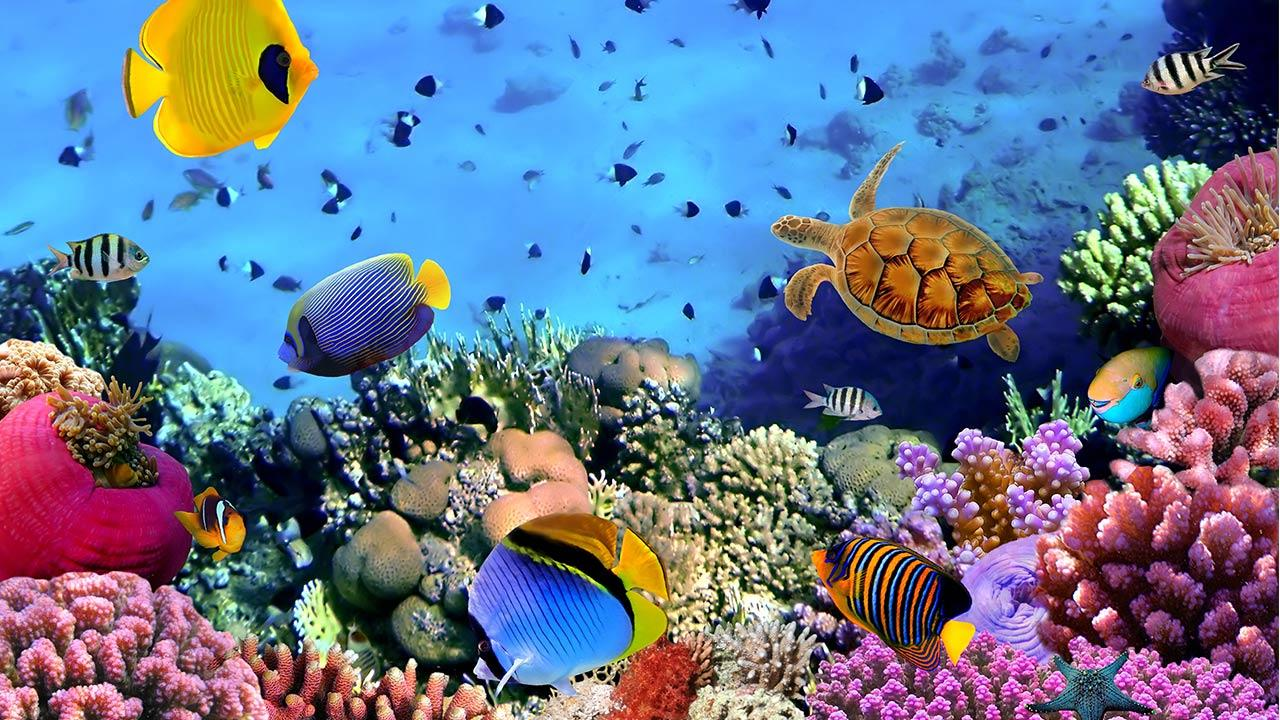
#> input picture 9º Período/Processamento Digital de Imagens/Transformacao/ImagemPeixes.jpg, 1280 x 720 px
$ python conv-numpy.py
#> lines starting #> are read from the running program, lines starting #| are printed output that depends on the picture
'''
Created on Jul 13, 2015
@author: kashefy
'''
import numpy as np
import cv2
import math

if __name__ == '__main__':

    x = cv2.imread('./ImagemPeixes.jpg', 0)
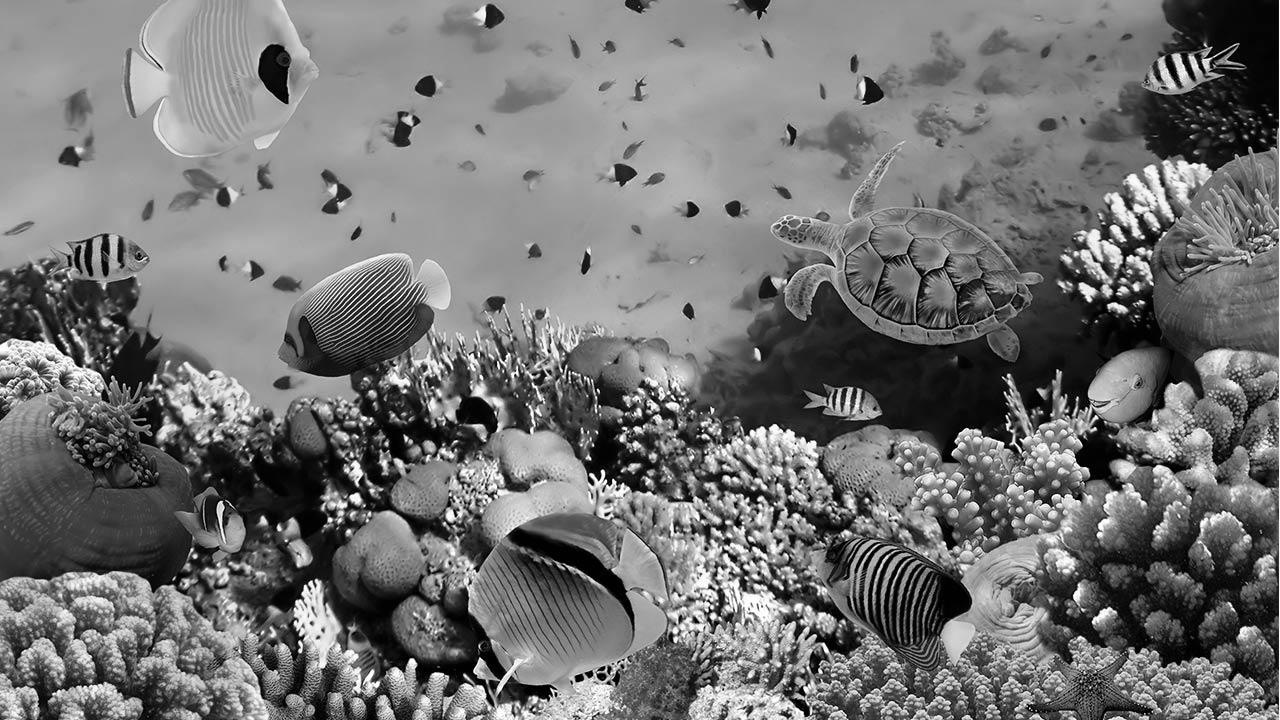
#> x: shape (720, 1280); min 0, max 255, mean 115.1

    cv2.namedWindow('image', cv2.WINDOW_AUTOSIZE)
    cv2.imshow('image',x)

    w_1 = np.array([[-1, -2, -1],
                    [0, 0, 0],
                    [1, 2, 1]])

    f1 = cv2.filter2D(x, -1, w_1)

    w_2 = np.array([[-1, 0, 1],
                    [-2, 0, 2],
                    [-1, 0, 1]])

    f2 = cv2.filter2D(x, -1, w_2)

    w_3 = np.array([[-2, -2, 0],
                    [-2, 0, 2],
                    [0, 2, 2]])

    f3 = cv2.filter2D(x, -1, w_3)
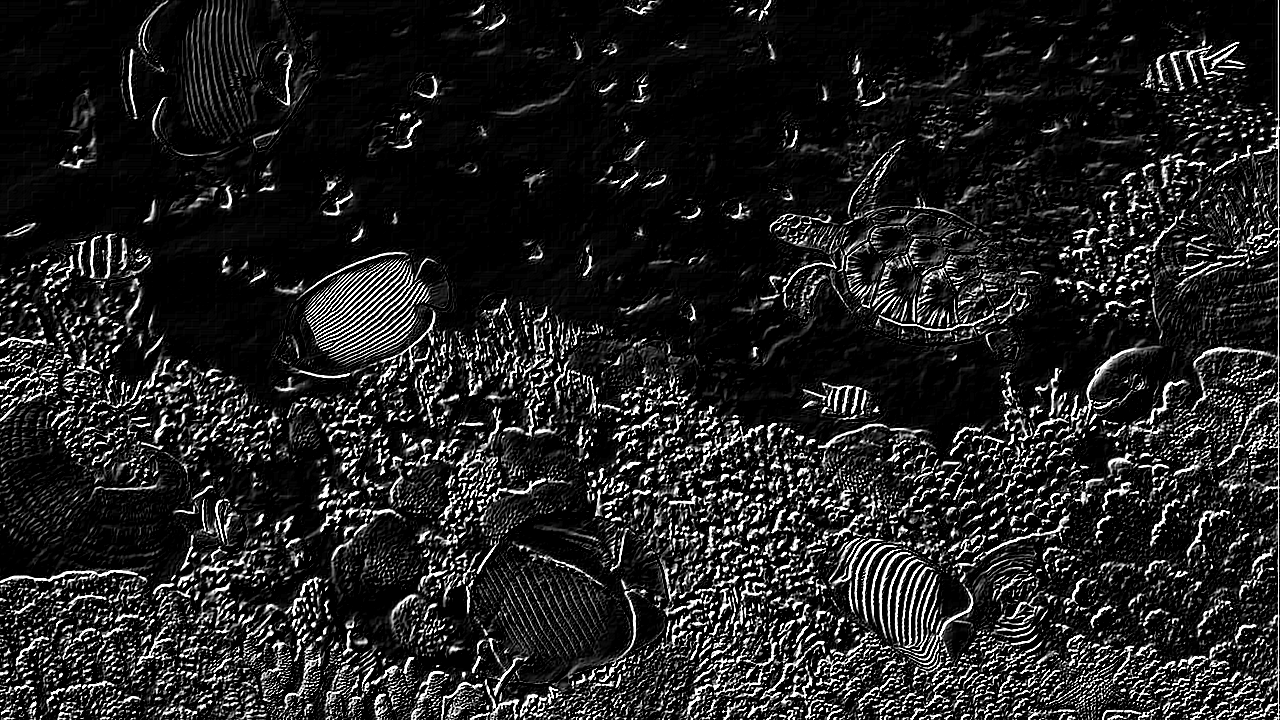
#> f3: shape (720, 1280); min 0, max 255, mean 34

    cv2.namedWindow('filtro1', cv2.WINDOW_AUTOSIZE)
    cv2.imshow('filtro1', f1)

    cv2.namedWindow('filtro2', cv2.WINDOW_AUTOSIZE)
    cv2.imshow('filtro2', f2)

    saida = np.zeros_like(f1, np.uint8)

    for x in range(f1.shape[0]):
        for y in range(f1.shape[1]):
            saida[x][y] = abs(f1[x][y]) + abs(f2[x][y])
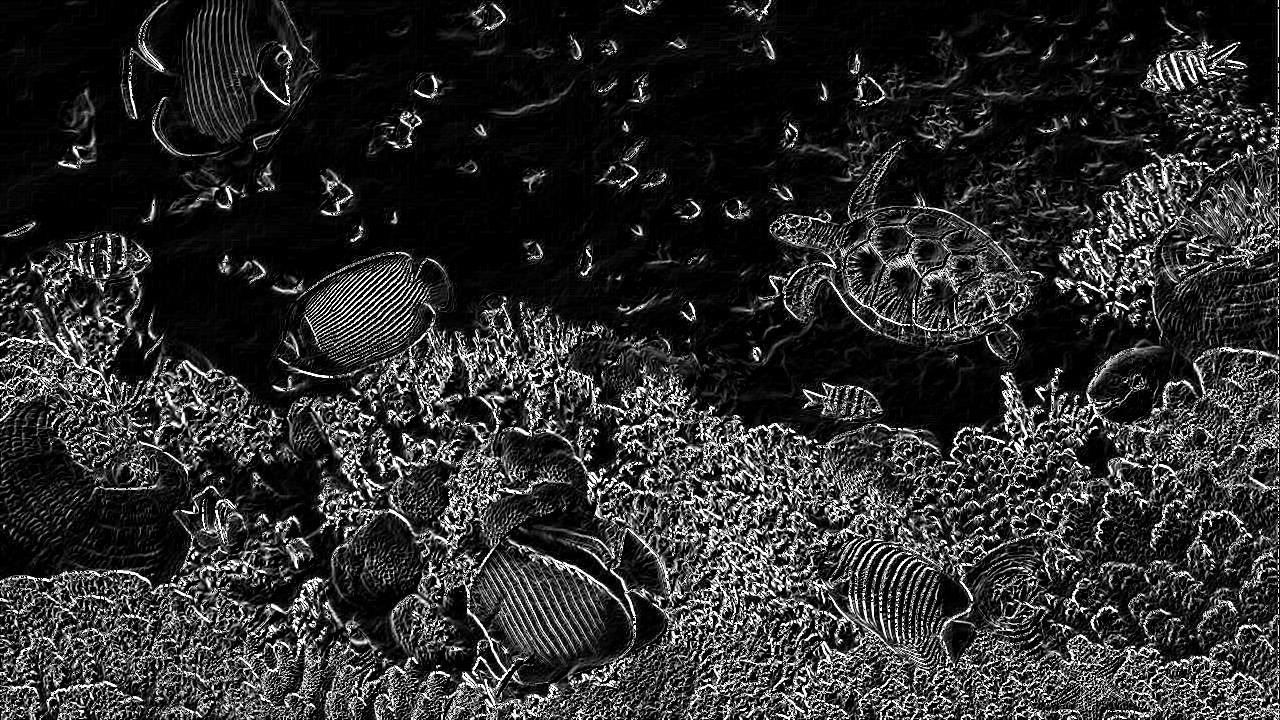
#> saida: shape (720, 1280); min 0, max 255, mean 44.9

    cv2.namedWindow('saida', cv2.WINDOW_AUTOSIZE)
    cv2.imshow('saida', saida)

    cv2.namedWindow('saida_filtro2', cv2.WINDOW_AUTOSIZE)
    cv2.imshow('saida_filtro2', f3)

    saida_filtro2 = np.subtract(saida, f3)
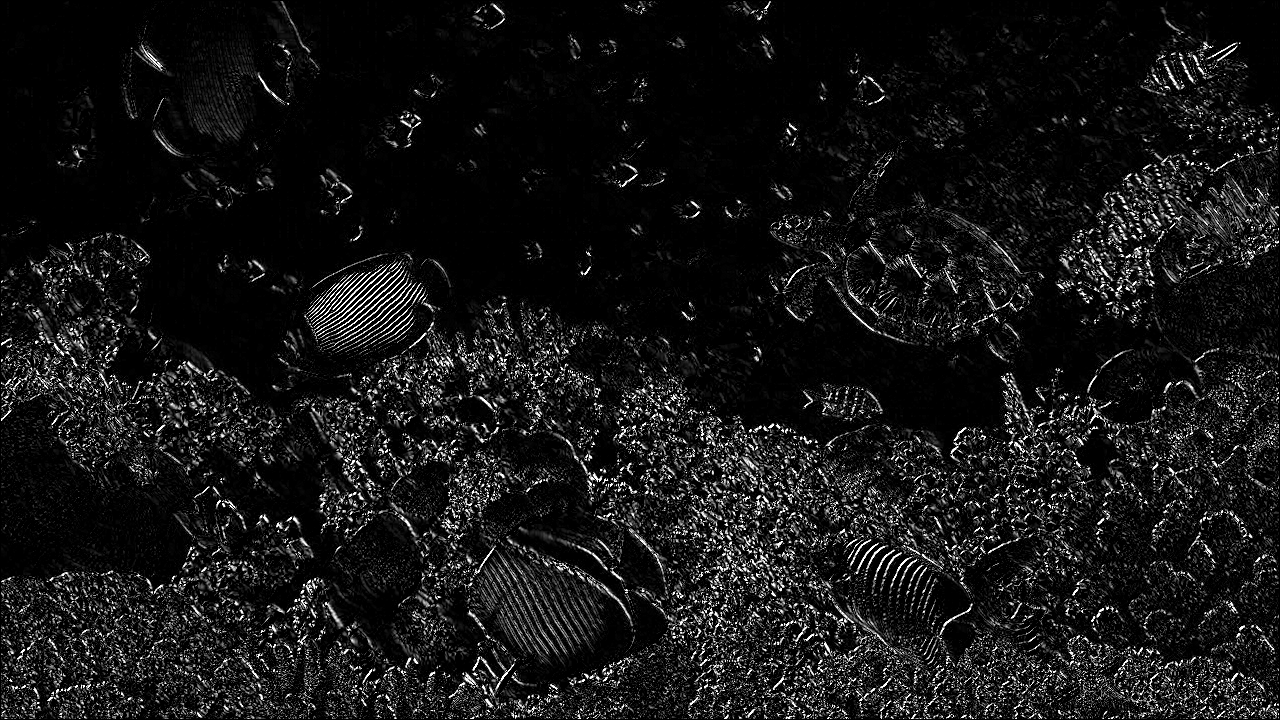
#> saida_filtro2: shape (720, 1280); min 0, max 255, mean 21.5

    cv2.namedWindow('diferenca_saidas', cv2.WINDOW_AUTOSIZE)
    cv2.imshow('diferenca_saidas', saida_filtro2)

    cv2.waitKey(0)
    cv2.destroyAllWindows()

    pass

$ run again, with 9º Período/Processamento Digital de Imagens/Transformacao/ImagemFlor.jpg copied over 9º Período/Processamento Digital de Imagens/Transformacao/ImagemPeixes.jpg
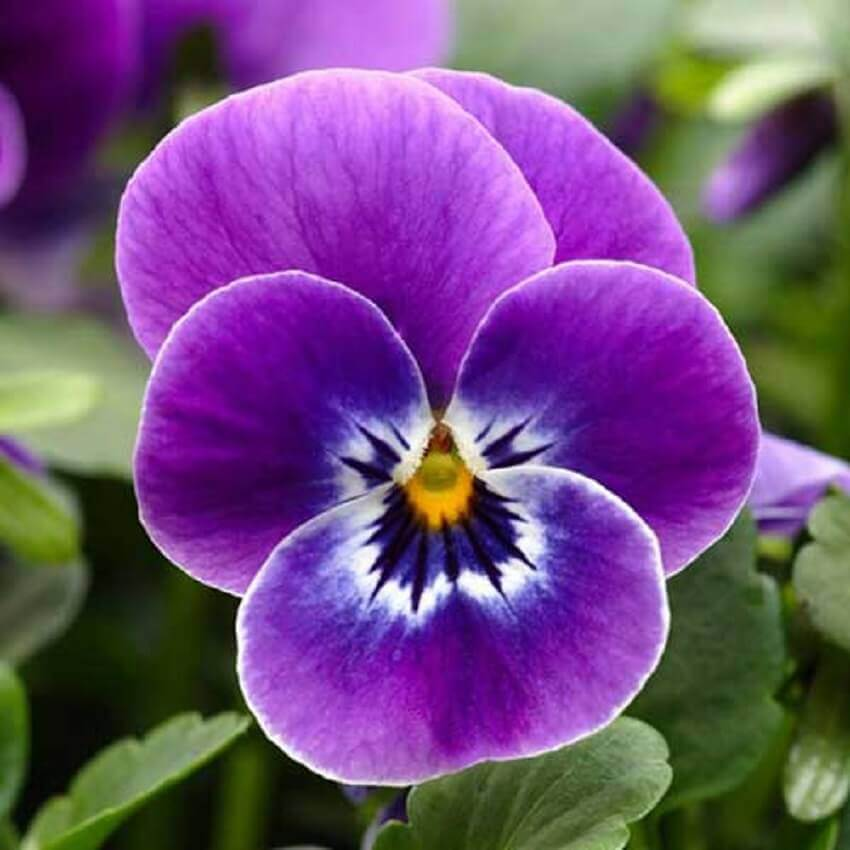
#> input picture 9º Período/Processamento Digital de Imagens/Transformacao/ImagemFlor.jpg, 850 x 850 px
#> `x = cv2.imread('./ImagemPeixes.jpg', 0)`:
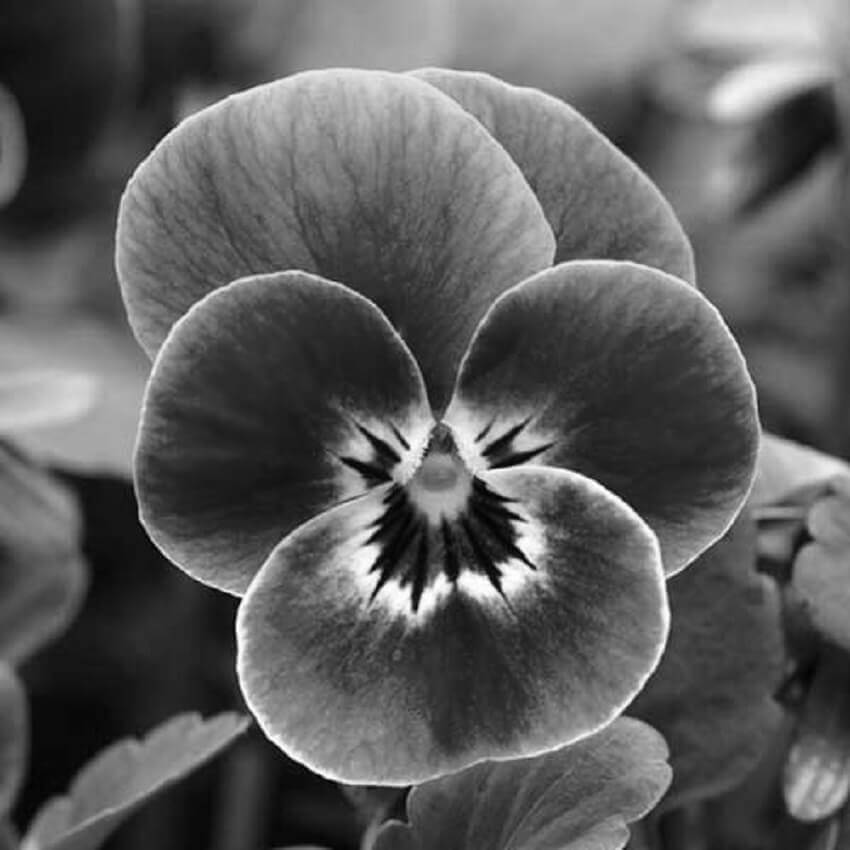
#> x: shape (850, 850); min 0, max 255, mean 92.6
#> `saida_filtro2 = np.subtract(saida, f3)`:
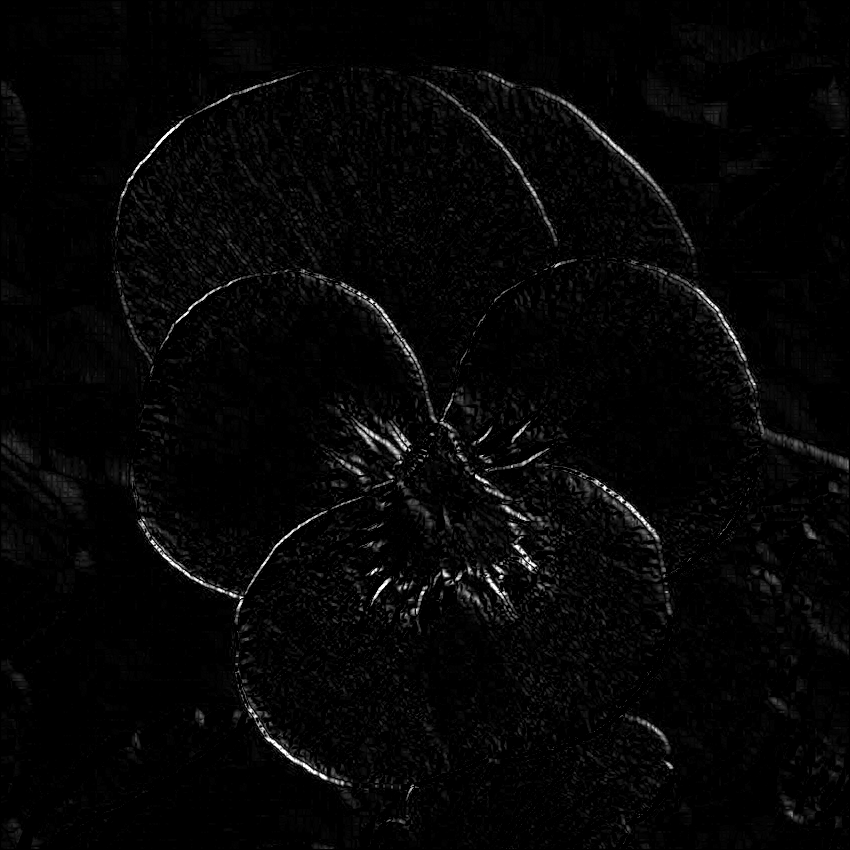
#> saida_filtro2: shape (850, 850); min 0, max 255, mean 5.7
